Frame 1 (no input): blank canvas, image omitted
Frame 60 (the mouse pressed at the canvas centre just before this capture): blank canvas, image omitted
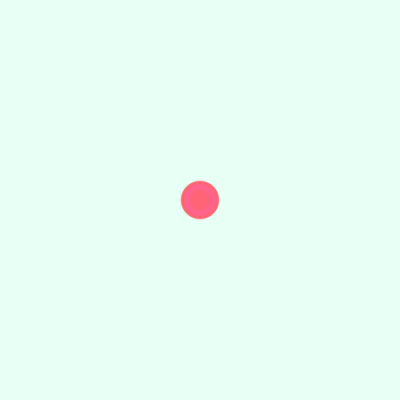
Frame 120 (the mouse held since frame 60 and released just before this capture)

The Processing sketch whose frames 1 and 60 were blank and that drew this single picture after the mouse press (run headless with seeded random() and noise(); from frame 60 on, the mouse is pressed at the canvas centre):

// Processing sketch: processing_100585
// ── processing_100585.pde

int counter;

void setup() {
  size(400, 400);
  background(231, 255, 245);

}

void draw() { 
  noStroke();
  float i=random(10, 40);
  
   if(mouseY<200 == true) {
  fill(100, random(255), 255,random(50, 100));
  }
  else {
  fill(255, 100, random(255), random(50, 100));
  }


  if(mousePressed == true) {
    ellipse(mouseX, mouseY, i, i);
  }
  else {
    ellipse(width/2, height/2, 80*sin(counter), 80*sin(counter));
  }
}
